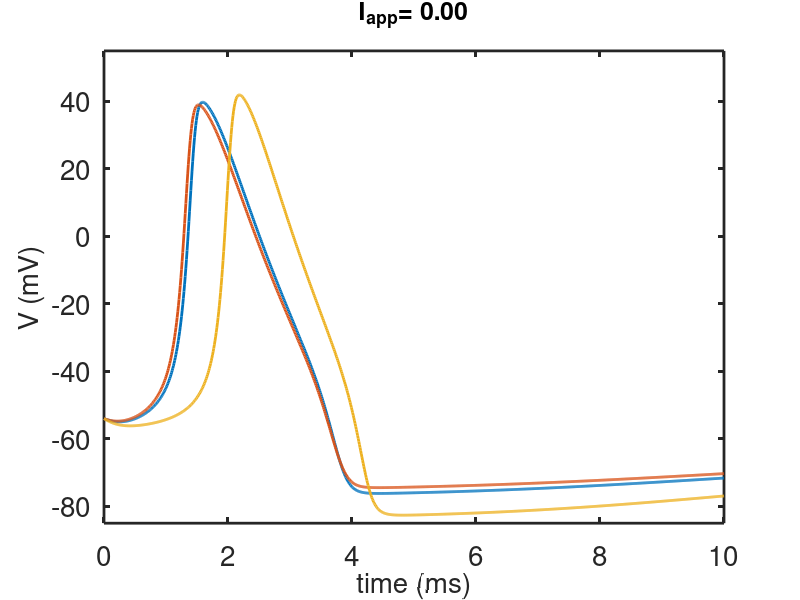
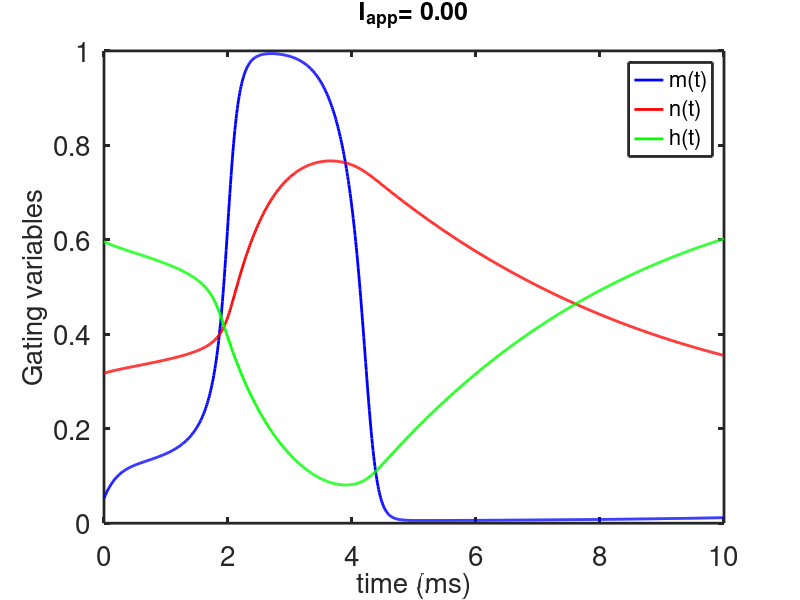
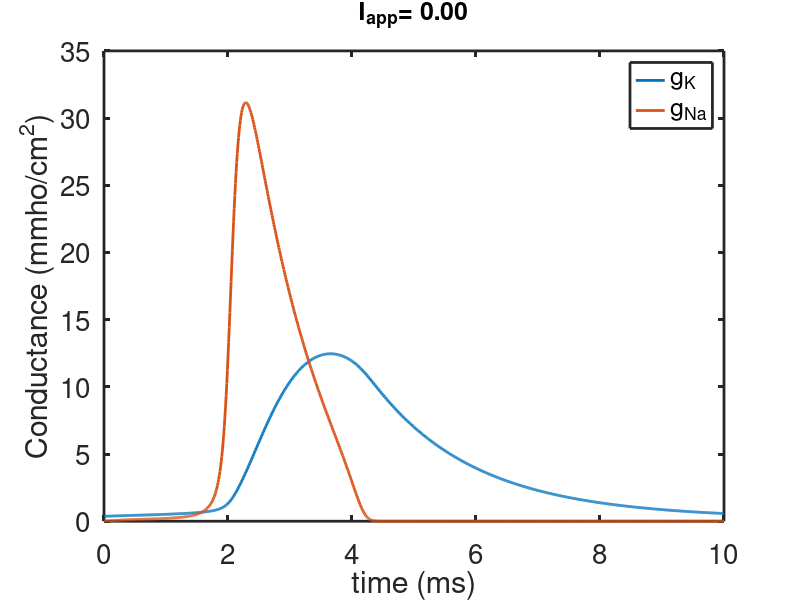

MATLAB code to generate these figures, in order:
% This is a simple ode integrator for the HH equations
 
function hh
 
set(0,                           ...
   'defaultaxesfontsize', 20,   ...
   'defaultaxeslinewidth', 2.0, ...
   'defaultlinelinewidth', 2.0);

% set parameters
%p.Veq = 0; %is the original HH formulation
p.Veq = -65; % is the physiological formulation resting potential 
% the resting potential
Tmin = -273.15;  % absolute zero temperature
Tc = 6.3; %the temperature for the original HH model 
% pick a temperature for this simulation
 
Templist = [6.3,0,30];
  

p.gnabar = 120.;
p.gkbar = 36;
p.gl = 0.3;

%These are the Nernst potentials:
VNa = 50; % the sodium Nernst potential
VK = -77;  % the potassium Nernst potential
VL = -54.4;  % the leak Nernst potential

for nTmps= 1:length(Templist) % for a list of temperatures
%for nTmps = 1:1 % for one temperature
Temp = Templist(nTmps);
      Tfact=(Temp-Tmin)/(6.3-Tmin);% temperature correction factor for Nernst potentials
%the driving force for the currents are the Nernst potentials shifted by Veq
p.vna = Tfact*VNa - p.Veq;
p.vk = Tfact*VK-p.Veq;
p.vl = Tfact*VL -p.Veq;


% p.Inp   is the amplitude of the periodic input stimulus
 p.Inp = 0;

%p.Iapp is the amplitude of the steady current stimulus
%Pick one:
 Iapplist = [0,20,120];
 p.Iapp =  Iapplist(1);
 
 % BCL is the Basic Cycle Length of the periodic input Inp
 %p.BCL = 39;
p.BCL = 0;



% initial data
 
V = 11+p.Veq;

m = 0.0529;
h = 0.5961;
n = 0.3177;
s0 = [V;m;h;n];

%specify the output points
tstep = .01;
if (p.Iapp>0)
    tend = 60;
else
    tend = 10;
end
 
tspan = [0:tstep:tend];

[T,S] = ode23(@(t,x)deRHS(t,x,p),tspan, s0, odeset('maxstep',1));  
V = S(:,1);
m = S(:,2);
h = S(:,3);
n = S(:,4);
S(end,1)

% currents;
gna=p.gnabar*m.^3.*h;
 
gk=p.gkbar*n.^4;
Icl=p.gl*(V-p.vl);
Ina=gna.*(V-p.vna);
Ik=gk.*(V-p.vk);

figure(1)
plot(T,V ,'linewidth',2)
axis([0 tend -20+p.Veq 120+p.Veq])
xlabel('time (ms)','fontsize',20)
ylabel('V (mV)','fontsize',20)
formatSpecF = '%5.2f\n';
title(strcat('I_{app}= ',sprintf(formatSpecF,p.Iapp)),'fontsize',18)
 hold on
 
figure(2)
plot(T,m,'b',T,n,'r',T,h,'g',  'linewidth',2)
legend('m(t)','n(t)','h(t)','fontsize',16)
xlabel('time (ms)','fontsize',20)
ylabel('Gating variables','fontsize',20)
axis([0 tend 0 1])
 title(strcat('I_{app}= ',sprintf(formatSpecF,p.Iapp)),'fontsize',18)
 
 figure(3)
 plot(T, gk,T, gna)
xlabel('time (ms)')
ylabel('Conductance (mmho/cm^2)')
legend('g_K','g_{Na}')
 title(strcat('I_{app}= ',sprintf(formatSpecF,p.Iapp)),'fontsize',18)
end
 
figure(1)
hold off
end
%%%%%%%%%%%%%%%%%%%%%%%%%%%%%%%%%%%%%%%%%%%%%%%%%%%%%%%%%
%the right hand side for the simulation:
function s_prime=deRHS(t,s,p)

%the original HH formulation has 
V = s(1)-p.Veq;
m = s(2);
h = s(3);
n = s(4);
 
Input = p.Inp/cosh(mod(t,p.BCL)-p.BCL/10) +p.Iapp;
 
AM=.1*(25.0001-V)./(exp(.1*(25.0001-V))-1.); % t0 avoid V=25
BM=4.*exp(-V/18);
AH=.07*exp(-V/20.);
BH=1./(exp(.1*(30.-V))+1.);
AN=.01*(10.0001-V)./(exp(.1*(10.0001-V))-1.);% to avoid V=10
BN=.125*exp(-V/80.);

Minf = AM./(AM+BM);



Fm=AM*(1.-m)-BM*m;
Fh=AH*(1.-h)-BH*h;
Fn=AN*(1.-n)-BN*n;
gna=p.gnabar*m.^3.*h;
gk=p.gkbar*n.^4;
Icl=p.gl*(V-p.vl);

Fv = -gna*(V-p.vna)-gk*(V-p.vk)-Icl;

s_prime = [Fv+Input Fm Fh Fn]';

end

 
